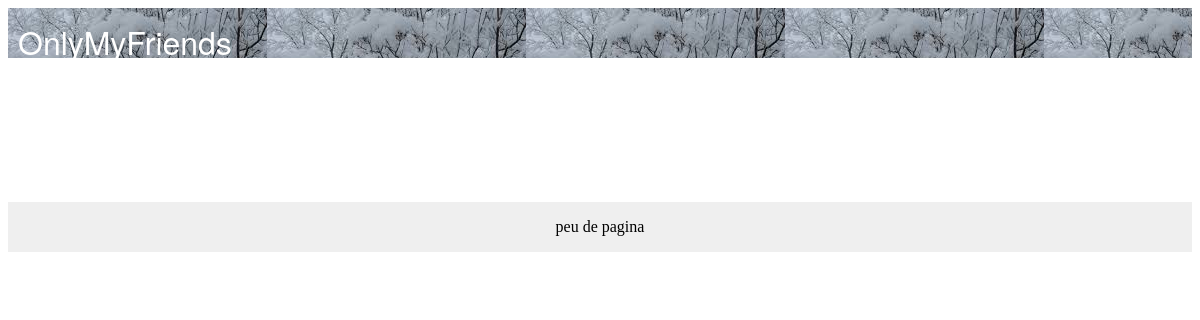
The app's page /, older data.
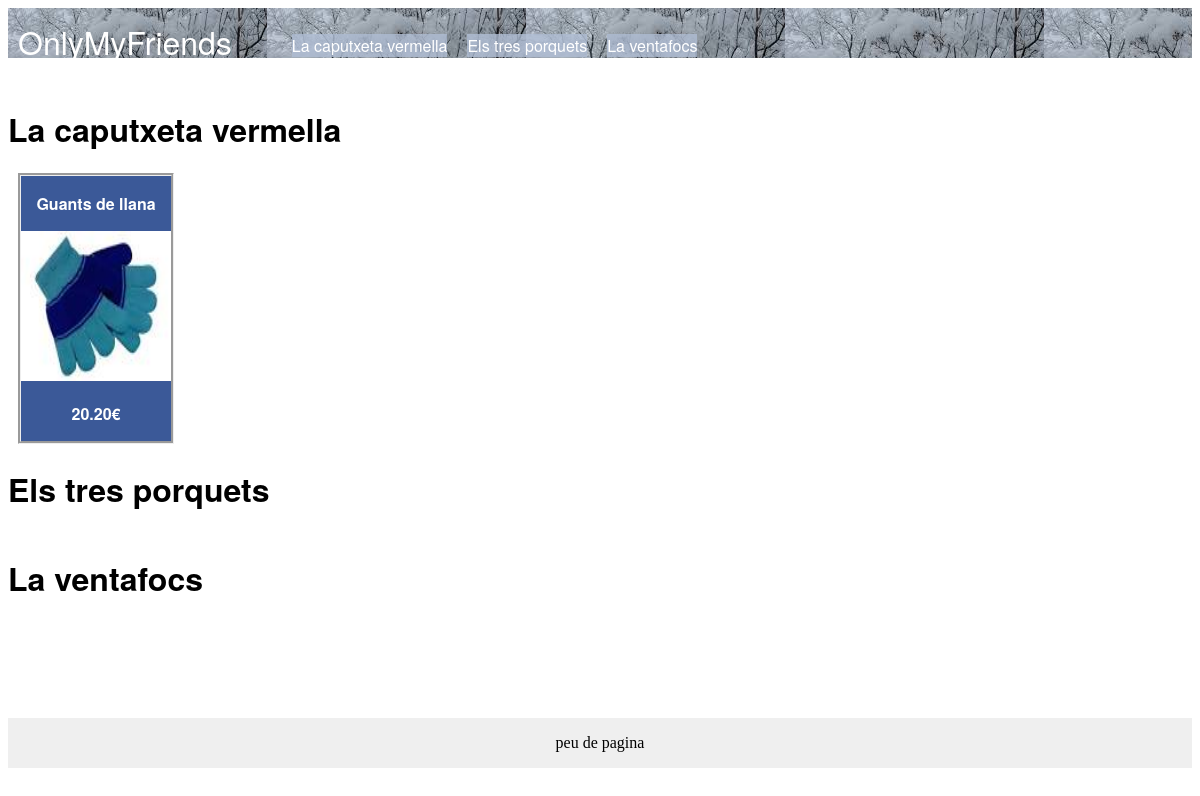
The same page, newer data.
### shop/models.py (models this page shows, shortened)
class Category(models.Model):
    category_father = models.ForeignKey('self', null=True, blank=True, default = None)
    video = models.ForeignKey(Video, null=True, blank=True, default = None)
    name = models.CharField(max_length=150)
    img = models.ImageField(upload_to='/uploads/images/categories/<category_id>/', blank=True, null=True)

class Product(models.Model):
    STATUS_CHOICES = [('active', 'active'), ('inactive', 'inactive')]
    OPTIONS_PUB = [('published', 'published'), ('no published', 'no published')]
    SIZE_OPTIONS = [('XS','XS'),('S','S'),('M','M'),('L','L'),('XL','XL'),('XXL','XXL')]
    featured = models.BooleanField(default=True)
    published = models.CharField(max_length=50, choices = OPTIONS_PUB, default='published')
    name = models.CharField(max_length=200)
    description = models.TextField()
    price = models.DecimalField(max_digits=6, decimal_places=2)
    color = models.CharField(max_length=50)
    size = models.CharField(max_length = 10, choices = SIZE_OPTIONS)
    status = models.CharField(max_length=50, choices=STATUS_CHOICES)
    category = models.ForeignKey(Category)
    img = models.ImageField(upload_to='images/products/', blank=True, null=True)
    pub_date = models.DateTimeField(auto_now_add=True, blank=True)

### shop/views.py (the view)
# urls.py: url(r'^$', views.index, name='index'),
def index(request):
    try:
        products = Product.objects.all().filter(featured=True, published='published')
        category = Category.objects.all()
    except:
        raise Http404('Cap producte Disponible')
    return render(request, 'products/index.html',{'products':products,'categories':category})

### templates/products/index.html
{% extends "layout.html" %}
{% block body %}
{% load staticfiles %}
	{% for category in categories %}
         <h1 class="">{{category.name}}</h1>
         <section id="containerCol">
         {% for product in products %}
                {% if product.category.name == category.name %}
                    <article class="products"><p>{{ product.name }}</p>{% if product.img %} <img src='{{ product.img.url }}' width="150px" height="150px" alt="imatge del producte"/> {% endif %}
                        <p>{{product.price}}€</p>
                    </article>
                {% endif %}
            {% endfor %}
        </section>
	{% endfor %}
{% endblock %}

### templates/layout.html (shortened to what this page needs)
<!DOCTYPE html>
<html>
<head>
{% load staticfiles %}
<link rel="stylesheet" type="text/css" href="{% static "css/layout.css" %}">
</head>
<header>
	{% block header %}
        <div id="title"><a href="/">OnlyMyFriends</a></div>
		<div id="navlist">
		<ul>
		{% for category in categories %}
			<li> <a href="/shop/category/{{category.pk}}">{{category.name}}</a></li>
		{% endfor %}
		</ul>
	</div>
	{% endblock %}
</header>
<body>
	<div id="main">
		{% block body %}
		{% endblock %}
	</div>
</body>
<footer>
	{% block footer%}
		peu de pagina
	{% endblock %}
</footer>
</html>

Row changes from the older to the newer data that the page shows:
added Category: name "La caputxeta vermella"
added Category: name "Els tres porquets"
added Category: name "La ventafocs"
added Product: name "Guants de llana", img (picture), price "20.20"
